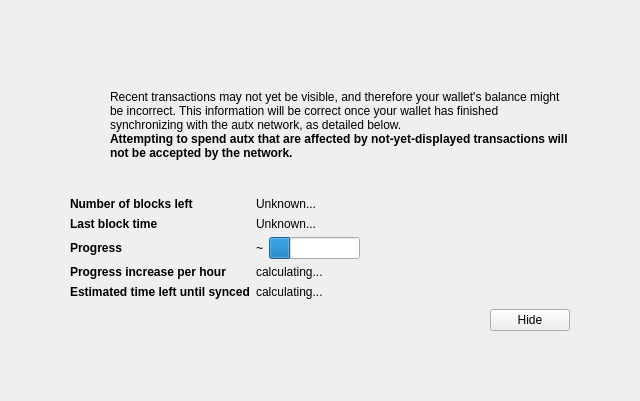
<?xml version="1.0" encoding="UTF-8"?>
<ui version="4.0">
 <class>ModalOverlay</class>
 <widget class="ModalOverlay" name="ModalOverlay">
  <property name="geometry">
   <rect>
    <x>0</x>
    <y>0</y>
    <width>640</width>
    <height>401</height>
   </rect>
  </property>
  <property name="windowTitle">
   <string>Form</string>
  </property>
  <layout class="QVBoxLayout" name="verticalLayout" stretch="0">
   <property name="sizeConstraint">
    <enum>QLayout::SetDefaultConstraint</enum>
   </property>
   <property name="leftMargin">
    <number>0</number>
   </property>
   <property name="topMargin">
    <number>0</number>
   </property>
   <property name="rightMargin">
    <number>0</number>
   </property>
   <property name="bottomMargin">
    <number>0</number>
   </property>
   <item>
    <widget class="QWidget" name="bgWidget" native="true">
     <property name="styleSheet">
      <string notr="true"/>
     </property>
     <layout class="QVBoxLayout" name="verticalLayoutMain" stretch="0">
      <property name="leftMargin">
       <number>60</number>
      </property>
      <property name="topMargin">
       <number>60</number>
      </property>
      <property name="rightMargin">
       <number>60</number>
      </property>
      <property name="bottomMargin">
       <number>60</number>
      </property>
      <item>
       <widget class="QWidget" name="contentWidget" native="true">
        <property name="styleSheet">
         <string notr="true"/>
        </property>
        <layout class="QVBoxLayout" name="verticalLayoutSub" stretch="1,0,0,0,0">
         <property name="spacing">
          <number>0</number>
         </property>
         <property name="leftMargin">
          <number>10</number>
         </property>
         <property name="topMargin">
          <number>10</number>
         </property>
         <property name="rightMargin">
          <number>10</number>
         </property>
         <property name="bottomMargin">
          <number>10</number>
         </property>
         <item>
          <layout class="QHBoxLayout" name="horizontalLayoutIconText" stretch="0,1">
           <property name="topMargin">
            <number>20</number>
           </property>
           <item>
            <layout class="QVBoxLayout" name="verticalLayoutIcon">
             <property name="leftMargin">
              <number>0</number>
             </property>
             <item>
              <widget class="QPushButton" name="warningIcon">
               <property name="enabled">
                <bool>false</bool>
               </property>
               <property name="text">
                <string/>
               </property>
               <property name="icon">
                <iconset>
                 <normaloff>:/icons/warning</normaloff>
                 <disabledoff>:/icons/warning</disabledoff>:/icons/warning</iconset>
               </property>
               <property name="iconSize">
                <size>
                 <width>48</width>
                 <height>48</height>
                </size>
               </property>
               <property name="flat">
                <bool>true</bool>
               </property>
              </widget>
             </item>
             <item>
              <spacer name="verticalSpacerWarningIcon">
               <property name="orientation">
                <enum>Qt::Vertical</enum>
               </property>
               <property name="sizeHint" stdset="0">
                <size>
                 <width>20</width>
                 <height>40</height>
                </size>
               </property>
              </spacer>
             </item>
            </layout>
           </item>
           <item>
            <layout class="QVBoxLayout" name="verticalLayoutInfoText">
             <property name="leftMargin">
              <number>0</number>
             </property>
             <property name="topMargin">
              <number>0</number>
             </property>
             <item>
              <widget class="QLabel" name="infoText">
               <property name="text">
                <string>Recent transactions may not yet be visible, and therefore your wallet's balance might be incorrect. This information will be correct once your wallet has finished synchronizing with the autx network, as detailed below.</string>
               </property>
               <property name="textFormat">
                <enum>Qt::RichText</enum>
               </property>
               <property name="wordWrap">
                <bool>true</bool>
               </property>
              </widget>
             </item>
             <item>
              <widget class="QLabel" name="infoTextStrong">
               <property name="font">
                <font>
                 <weight>75</weight>
                 <bold>true</bold>
                </font>
               </property>
               <property name="text">
                <string>Attempting to spend autx that are affected by not-yet-displayed transactions will not be accepted by the network.</string>
               </property>
               <property name="textFormat">
                <enum>Qt::RichText</enum>
               </property>
               <property name="wordWrap">
                <bool>true</bool>
               </property>
              </widget>
             </item>
             <item>
              <spacer name="verticalSpacerInTextSpace">
               <property name="orientation">
                <enum>Qt::Vertical</enum>
               </property>
               <property name="sizeHint" stdset="0">
                <size>
                 <width>20</width>
                 <height>40</height>
                </size>
               </property>
              </spacer>
             </item>
            </layout>
           </item>
          </layout>
         </item>
         <item>
          <spacer name="verticalSpacerAfterText">
           <property name="orientation">
            <enum>Qt::Vertical</enum>
           </property>
           <property name="sizeHint" stdset="0">
            <size>
             <width>20</width>
             <height>40</height>
            </size>
           </property>
          </spacer>
         </item>
         <item>
          <layout class="QFormLayout" name="formLayout">
           <property name="fieldGrowthPolicy">
            <enum>QFormLayout::FieldsStayAtSizeHint</enum>
           </property>
           <property name="horizontalSpacing">
            <number>6</number>
           </property>
           <property name="verticalSpacing">
            <number>6</number>
           </property>
           <property name="topMargin">
            <number>10</number>
           </property>
           <item row="0" column="0">
            <widget class="QLabel" name="labelNumberOfBlocksLeft">
             <property name="font">
              <font>
               <weight>75</weight>
               <bold>true</bold>
              </font>
             </property>
             <property name="text">
              <string>Number of blocks left</string>
             </property>
            </widget>
           </item>
           <item row="0" column="1">
            <widget class="QLabel" name="numberOfBlocksLeft">
             <property name="text">
              <string>Unknown...</string>
             </property>
            </widget>
           </item>
           <item row="1" column="0">
            <widget class="QLabel" name="labelLastBlockTime">
             <property name="font">
              <font>
               <weight>75</weight>
               <bold>true</bold>
              </font>
             </property>
             <property name="text">
              <string>Last block time</string>
             </property>
            </widget>
           </item>
           <item row="1" column="1">
            <widget class="QLabel" name="newestBlockDate">
             <property name="sizePolicy">
              <sizepolicy hsizetype="Maximum" vsizetype="Preferred">
               <horstretch>0</horstretch>
               <verstretch>0</verstretch>
              </sizepolicy>
             </property>
             <property name="text">
              <string>Unknown...</string>
             </property>
            </widget>
           </item>
           <item row="2" column="0">
            <widget class="QLabel" name="labelSyncDone">
             <property name="font">
              <font>
               <weight>75</weight>
               <bold>true</bold>
              </font>
             </property>
             <property name="text">
              <string>Progress</string>
             </property>
            </widget>
           </item>
           <item row="2" column="1">
            <layout class="QHBoxLayout" name="horizontalLayoutSync" stretch="0,1">
             <item>
              <widget class="QLabel" name="percentageProgress">
               <property name="text">
                <string notr="true">~</string>
               </property>
              </widget>
             </item>
             <item>
              <widget class="QProgressBar" name="progressBar">
               <property name="value">
                <number>24</number>
               </property>
               <property name="format">
                <string/>
               </property>
              </widget>
             </item>
            </layout>
           </item>
           <item row="4" column="0">
            <widget class="QLabel" name="labelProgressIncrease">
             <property name="font">
              <font>
               <weight>75</weight>
               <bold>true</bold>
              </font>
             </property>
             <property name="text">
              <string>Progress increase per hour</string>
             </property>
            </widget>
           </item>
           <item row="4" column="1">
            <widget class="QLabel" name="progressIncreasePerH">
             <property name="text">
              <string>calculating...</string>
             </property>
            </widget>
           </item>
           <item row="5" column="0">
            <widget class="QLabel" name="labelEstimatedTimeLeft">
             <property name="font">
              <font>
               <weight>75</weight>
               <bold>true</bold>
              </font>
             </property>
             <property name="text">
              <string>Estimated time left until synced</string>
             </property>
            </widget>
           </item>
           <item row="5" column="1">
            <widget class="QLabel" name="expectedTimeLeft">
             <property name="text">
              <string>calculating...</string>
             </property>
            </widget>
           </item>
          </layout>
         </item>
         <item>
          <layout class="QHBoxLayout" name="horizontalLayoutButtons">
           <property name="leftMargin">
            <number>10</number>
           </property>
           <property name="topMargin">
            <number>10</number>
           </property>
           <item>
            <spacer name="horizontalSpacer">
             <property name="orientation">
              <enum>Qt::Horizontal</enum>
             </property>
             <property name="sizeHint" stdset="0">
              <size>
               <width>40</width>
               <height>20</height>
              </size>
             </property>
            </spacer>
           </item>
           <item>
            <widget class="QPushButton" name="closeButton">
             <property name="text">
              <string>Hide</string>
             </property>
            </widget>
           </item>
          </layout>
         </item>
         <item>
          <layout class="QVBoxLayout" name="verticalLayout_2">
           <item>
            <spacer name="verticalSpacer">
             <property name="orientation">
              <enum>Qt::Vertical</enum>
             </property>
             <property name="sizeHint" stdset="0">
              <size>
               <width>20</width>
               <height>40</height>
              </size>
             </property>
            </spacer>
           </item>
          </layout>
         </item>
        </layout>
       </widget>
      </item>
     </layout>
    </widget>
   </item>
  </layout>
 </widget>
 <customwidgets>
  <customwidget>
   <class>ModalOverlay</class>
   <extends>QWidget</extends>
   <header>modaloverlay.h</header>
   <container>1</container>
  </customwidget>
 </customwidgets>
 <resources/>
 <connections/>
</ui>
